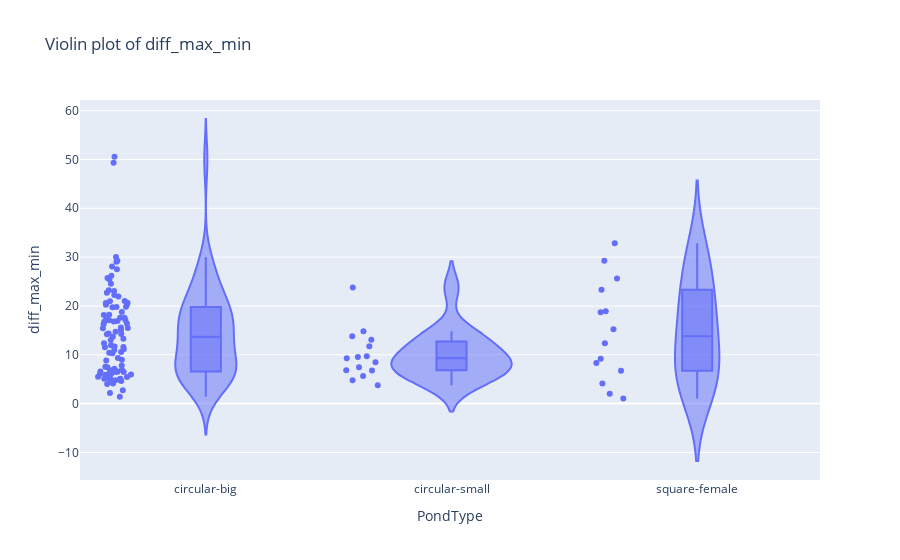
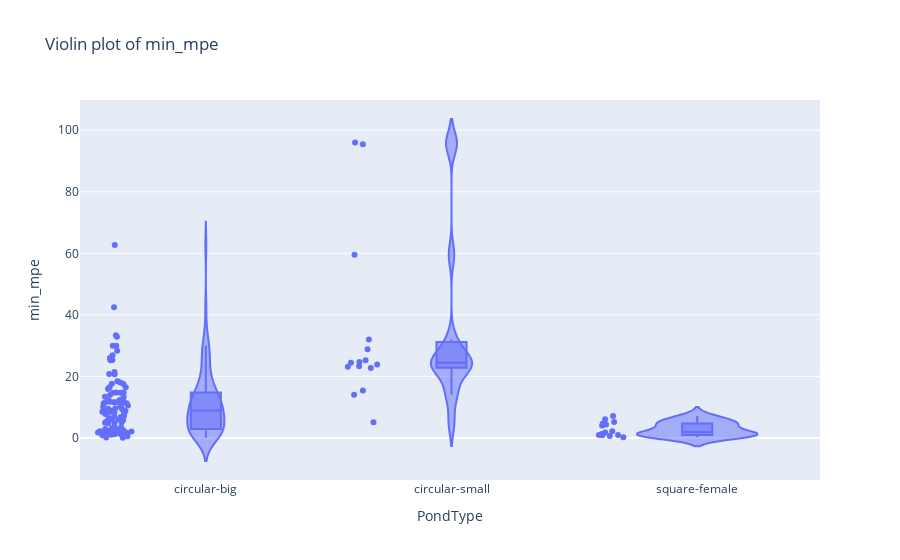
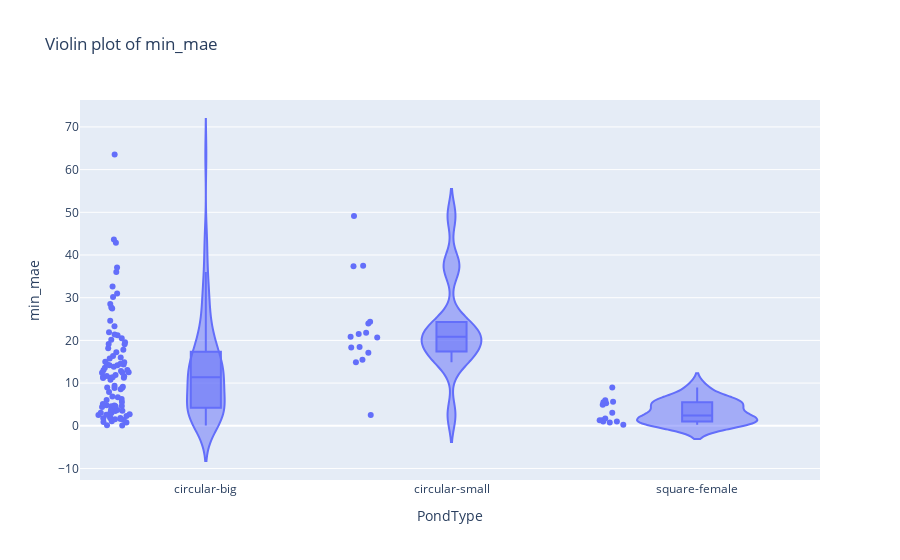
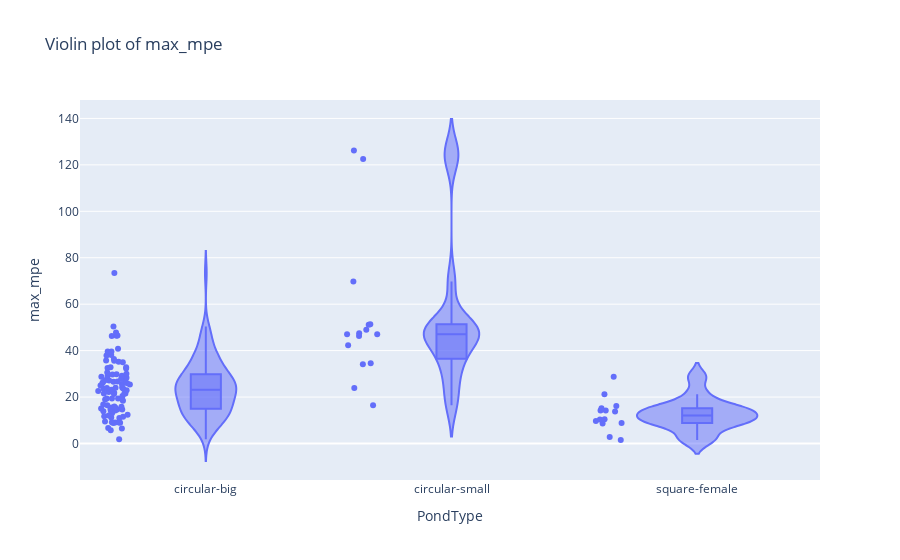

Source (notebook cell) for these figures, in order:
### Code cell
import pandas as pd
import seaborn as sns
import matplotlib.pyplot as plt
from scipy.stats import pearsonr, spearmanr, shapiro, levene
# import pingouin as pg
import statsmodels.api as sm
import numpy as np
import plotly.express as px

# Load your data

# Calculate expert averages and standard deviations
df['expert_mean'] = df[['Length_1', 'Length_2', 'Length_3']].median(axis=1)
df['expert_std'] = df[['Length_1', 'Length_2', 'Length_3']].std(axis=1)

df['expert_max'] = df[['Length_1', 'Length_2', 'Length_3']].max(axis=1)
df['expert_min'] = df[['Length_1', 'Length_2', 'Length_3']].min(axis=1)

#diffrence in pixels between the min and max of Length_1_pixels, Length_2_pixels, Length_3_pixels

df['diff_max_min'] =abs(df[['Length_1', 'Length_2', 'Length_3']].max(axis=1) - df[['Length_1', 'Length_2', 'Length_3']].min(axis=1))

print(f'mean difference between min max' ,df['diff_max_min'].mean())
print(f'std  difference between min max ',df['diff_max_min'].std())


#violoin plot of the difference between the min and max of the three measurements
fig = px.violin(df,
                x='PondType', 
                y='diff_max_min', 
                box=True,  # Include box plot
                points="all",  # Show all points
                hover_data=['Label', 'PrawnID'],  # Include hover data
                title=f'Violin plot of diff_max_min',)
#Save the plot to png
fig.write_image(f'violin carapace diff_max_min.png')
fig.show()

#how many Length_ground_truth_annotation(mm) in comparison with lengthe_1, length_2, length_3 bigger than 50%

# df['difference_mean_annotation_expert'] = abs(df['Length_ground_truth_annotation(mm)'] - df['expert_mean']/df['Length_ground_truth_annotation(mm)']) 
# df['difference_max_annotation_expert'] = abs(df['Length_ground_truth_annotation(mm)'] - df['expert_max']/df['Length_ground_truth_annotation(mm)'])
# df['difference_min_annotation_expert'] = abs(df['Length_ground_truth_annotation(mm)'] - df['expert_min']/df['Length_ground_truth_annotation(mm)'])

# df['min difference'] = df[['difference_mean_annotation_expert', 'difference_max_annotation_expert', 'difference_min_annotation_expert']].min(axis=1)
# df['max_difference'] = df[['difference_mean_annotation_expert', 'difference_max_annotation_expert', 'difference_min_annotation_expert']].max(axis=1)    


# df['difference_max_annotation_expert'] = abs(df['Length_ground_truth_annotation(mm)'] - df['expert_max']/df['Length_ground_truth_annotation(mm)'])

# df['difference_min_annotation_expert'] = abs(df['Length_ground_truth_annotation(mm)'] - df['expert_min']/df['Length_ground_truth_annotation(mm)'])
#violin difference_annotation_expert
# fig = px.violin(df,
#                 x='Pond_Type',
#                 y='min difference',
#                 box=True,  # Include box plot
#                 points="all",  # Show all points
#                 hover_data=['Label', 'PrawnID'],  # Include hover data
#                 title=f'Violin plot of difference_annotation_expert',)
# #Save the plot to png
# fig.write_image(f'violin carapace difference_annotation_expert.png')
# fig.show()




# Calculate differences
# df['diff_mean'] =abs(df['Length_fov(mm)'] - df['expert_mean'])
# df['diff_max'] =abs(df['Length_fov(mm)'] - df['expert_max'])
# df['diff_min'] =abs(df['Length_fov(mm)'] - df['expert_min'])

# df['the_min_diff'] = df[['diff_mean', 'diff_max', 'diff_min']].min(axis=1)


#the length measurement of the the_min_diff
# df['the_min_diff_length'] =df['Length_fov(mm)'] - df['the_min_diff']

#the length measurement of the the_max_diff
#percent error of the the_min_diff


# df['org_min_diff'] = [
#     df['Length_fov(mm)'].iloc[i] - df['the_min_diff'].iloc[i] 
#     if df['the_min_diff'].iloc[i] > 0 
#     else df['Length_fov(mm)'].iloc[i] + abs(df['the_min_diff'].iloc[i]) 
#     for i in range(len(df))
# ]


# df['min difference']=df[['Error_percentage_distance_mm_ground_min', 'Error_percentage_distance_mm_ground_max','Error_percentage_distance_mm_ground_median']].min(axis=1)

# Calculate the percentage error
# df['the_min_diff_percentage_error'] = (df['the_min_diff'].abs() / df['org_min_diff'].abs()) * 100

# # Cap the error at 100%
# df['the_min_diff_percentage_error'] = df['the_min_diff_percentage_error'].apply(lambda x: min(x, 100))

# the percentage error of the the_min_diff when smaller than 100%
# df['the_min_diff_percentage_error'] = df['the_min_diff_percentage_error']
df['min_mpe']=df[['Error_percentage_min_box_fov','Error_percentage_max_box_fov','Error_percentage_median_box_fov']].min(axis=1)

df['min_mae']=df[['Abs_error_min_box_fov','Abs_error_max_box_fov','Abs_error_median_box_fov']].min(axis=1)

df['max_mpe']=df[['Error_percentage_min_box_fov','Error_percentage_max_box_fov','Error_percentage_median_box_fov']].max(axis=1)

df['max_mae']=df[['Abs_error_min_box_fov','Abs_error_max_box_fov','Abs_error_median_box_fov']].max(axis=1)    


df['min_mpe_pixels']=df[['Error_percentage_min_box_pixels','Error_percentage_max_box_pixels','Error_percentage_median_box_pixels']].min(axis=1)

df['min_mae_pixels']=df[['Abs_error_min_box_pixels','Abs_error_max_box_pixels','Abs_error_median_box_pixels']].min(axis=1)

df['max_mpe_pixels']=df[['Error_percentage_min_box_pixels','Error_percentage_max_box_pixels','Error_percentage_median_box_pixels']].max(axis=1)

df['max_mae_pixels']=df[['Abs_error_min_box_pixels','Abs_error_max_box_pixels','Abs_error_median_box_pixels']].max(axis=1)


# Create a violin plot using plotly
import plotly.express as px
#violin plots wiht plotly for mean percentage error and MAE
for error in ['min_mpe', 'min_mae', 'max_mpe', 'max_mae']:
        # Create a violin plot using plotly 
    fig = px.violin(df,
                    x='PondType', 
                    y=error, 
                    box=True,  # Include box plot
                    points="all",  # Show all points
                    hover_data=['Label', 'PrawnID'],  # Include hover data
                    title=f'Violin plot of {error}',)
    #Save the plot to png
    fig.write_image(f'violin full {error}_.png')
    fig.show()

#change name of each pond type if test-car change to square-female if test-right change to circular big male if test-left change to circular small mal




# #scatter plot the_min_diff_percentage_error and  difference_annotation_expert plotly
# fig = px.scatter(df, x='min_mpe', y='min difference', color='Pond_Type', hover_data=['Label', 'PrawnID'])
# #add title
# fig.update_layout(title='min_mpe vs. difference_annotation_expert')

# #save the plot to png
# fig.write_image('the_min_diff_percentage_error vs. difference_annotation_expert.png')
# # Add a trendline


# fig.show()


# #scatter plot the_min_diff_percentage_error and  pose_eval_iou plotly
# fig = px.scatter(df, x='min_mpe', y='pose_eval_iou', color='Pond_Type', hover_data=['Label', 'PrawnID'])
# #add title
# fig.update_layout(title='min_mpe vs. pose_eval_iou')

# #save the plot to png
# fig.write_image('the_min_diff_percentage_error vs. pose_eval_iou.png')
# # Add a trendline
# fig.show()

#scatter plot between min_mpe and height
fig = px.scatter(df, x='Height_mm', y='min_mpe', hover_data=['Label', 'PrawnID'])
#add title
fig.update_layout(title='min_mpe vs. Height')

#save the plot to png
fig.write_image('full body_ min_mpe vs. Height.png')
# Add a trendline
fig.show()




# Normality Test

### Figure 1 — Plotly figure (JSON) as saved in the notebook; plotly's stock layout.template omitted (floating-point values rounded to 4 significant figures; data arrays with more than 128 entries replaced by an {"elided": "..."} marker saying what was removed)
{"data": [{"alignmentgroup": "True", "box": {"visible": true}, "customdata": {"elided": "122x2 str values"}, "hovertemplate": "PondType=%{x}<br>diff_max_min=%{y}<br>Label=%{customdata[0]}<br>PrawnID=%{customdata[1]}<extra></extra>", "legendgroup": "", "marker": {"color": "#636efa"}, "name": "", "offsetgroup": "", "orientation": "v", "points": "all", "scalegroup": "True", "showlegend": false, "type": "violin", "x": ["circular-big", "circular-big", "circular-big", "circular-big", "circular-big", "circular-big", "circular-big", "circular-big", "circular-big", "circular-big", "circular-big", "circular-big", "circular-big", "circular-big", "circular-big", "circular-big", "circular-big", "circular-big", "circular-big", "circular-big", "circular-big", "circular-big", "circular-big", "circular-big", "circular-big", "circular-big", "circular-big", "circular-big", "circular-big", "circular-big", "circular-big", "circular-big", "circular-big", "circular-big", "circular-big", "circular-big", "circular-big", "circular-big", "circular-big", "circular-big", "circular-big", "circular-big", "circular-big", "circular-big", "circular-big", "circular-big", "circular-big", "circular-big", "circular-big", "circular-big", "circular-big", "circular-big", "circular-big", "circular-big", "circular-big", "circular-big", "circular-big", "circular-big", "circular-big", "circular-big", "circular-big", "circular-big", "circular-big", "circular-big", "circular-big", "circular-big", "circular-big", "circular-big", "circular-big", "circular-big", "circular-big", "circular-big", "circular-big", "circular-big", "circular-small", "circular-small", "circular-small", "circular-small", "circular-big", "circular-small", "circular-small", "circular-small", "circular-big", "circular-big", "circular-big", "circular-big", "circular-big", "circular-big", "circular-big", "circular-big", "circular-big", "circular-big", "circular-big", "circular-big", "circular-big", "circular-big", "circular-big", "circular-big", "circular-big", "circular-big", "circular-small", "circular-small", "circular-small", "circular-small", "circular-small", "circular-small", "circular-small", "circular-small", "square-female", "square-female", "square-female", "square-female", "square-female", "square-female", "square-female", "square-female", "square-female", "square-female", "square-female", "square-female", "square-female", "square-female"], "x0": " ", "xaxis": "x", "y": [6.559, 15.02, 20.58, 20.37, 12.36, 19.78, 15.44, 15.59, 14.28, 7.781, 14.71, 5.069, 11.67, 4.126, 10.44, 4.032, 21.93, 22.72, 5.935, 13.05, 29.05, 6.549, 6.932, 2.735, 4.65, 5.954, 2.169, 6.111, 7.163, 8.997, 11.13, 10.56, 5.448, 6.823, 17.11, 6.729, 11.54, 9.346, 15.46, 13.3, 16.38, 5.482, 8.85, 16.91, 17.26, 19.74, 27.53, 16.75, 22.27, 25.73, 14.35, 1.425, 6.476, 7.55, 11.95, 18.73, 16.24, 21.0, 20.96, 20.68, 49.34, 26.16, 50.56, 7.437, 13.68, 11.59, 30, 18.12, 6.497, 4.863, 24.55, 25.47, 29.27, 17.07, 7.448, 13.06, 5.665, 6.803, 28.08, 14.8, 23.76, 4.762, 23.2, 19.82, 6.548, 20.26, 18.21, 17.59, 6.284, 5.08, 6.06, 4.806, 17.61, 4.947, 23.06, 14.21, 5.42, 10.33, 16.81, 11.0, 8.495, 6.849, 3.783, 9.707, 11.77, 9.29, 9.537, 13.77, 18.69, 23.32, 6.753, 18.9, 29.24, 12.35, 4.143, 8.311, 2.044, 32.86, 25.59, 1.056, 15.24, 9.167], "y0": " ", "yaxis": "y"}], "layout": {"legend": {"tracegroupgap": 0}, "title": {"text": "Violin plot of diff_max_min"}, "violinmode": "group", "xaxis": {"anchor": "y", "domain": [0, 1], "title": {"text": "PondType"}}, "yaxis": {"anchor": "x", "domain": [0, 1], "title": {"text": "diff_max_min"}}}}

### Figure 2 — Plotly figure (JSON) as saved in the notebook; plotly's stock layout.template omitted (floating-point values rounded to 4 significant figures; data arrays with more than 128 entries replaced by an {"elided": "..."} marker saying what was removed)
{"data": [{"alignmentgroup": "True", "box": {"visible": true}, "customdata": {"elided": "122x2 str values"}, "hovertemplate": "PondType=%{x}<br>min_mpe=%{y}<br>Label=%{customdata[0]}<br>PrawnID=%{customdata[1]}<extra></extra>", "legendgroup": "", "marker": {"color": "#636efa"}, "name": "", "offsetgroup": "", "orientation": "v", "points": "all", "scalegroup": "True", "showlegend": false, "type": "violin", "x": ["circular-big", "circular-big", "circular-big", "circular-big", "circular-big", "circular-big", "circular-big", "circular-big", "circular-big", "circular-big", "circular-big", "circular-big", "circular-big", "circular-big", "circular-big", "circular-big", "circular-big", "circular-big", "circular-big", "circular-big", "circular-big", "circular-big", "circular-big", "circular-big", "circular-big", "circular-big", "circular-big", "circular-big", "circular-big", "circular-big", "circular-big", "circular-big", "circular-big", "circular-big", "circular-big", "circular-big", "circular-big", "circular-big", "circular-big", "circular-big", "circular-big", "circular-big", "circular-big", "circular-big", "circular-big", "circular-big", "circular-big", "circular-big", "circular-big", "circular-big", "circular-big", "circular-big", "circular-big", "circular-big", "circular-big", "circular-big", "circular-big", "circular-big", "circular-big", "circular-big", "circular-big", "circular-big", "circular-big", "circular-big", "circular-big", "circular-big", "circular-big", "circular-big", "circular-big", "circular-big", "circular-big", "circular-big", "circular-big", "circular-big", "circular-small", "circular-small", "circular-small", "circular-small", "circular-big", "circular-small", "circular-small", "circular-small", "circular-big", "circular-big", "circular-big", "circular-big", "circular-big", "circular-big", "circular-big", "circular-big", "circular-big", "circular-big", "circular-big", "circular-big", "circular-big", "circular-big", "circular-big", "circular-big", "circular-big", "circular-big", "circular-small", "circular-small", "circular-small", "circular-small", "circular-small", "circular-small", "circular-small", "circular-small", "square-female", "square-female", "square-female", "square-female", "square-female", "square-female", "square-female", "square-female", "square-female", "square-female", "square-female", "square-female", "square-female", "square-female"], "x0": " ", "xaxis": "x", "y": [5.945, 8.455, 1.515, 6.792, 1.158, 2.231, 9.107, 10.57, 13.35, 7.103, 3.193, 1.357, 0.8593, 15.93, 13.91, 12.33, 8.873, 1.067, 20.76, 4.92, 2.262, 4.74, 6.091, 21.43, 29.93, 29.96, 25.23, 17.54, 12.12, 17.59, 7.795, 20.72, 18.4, 8.669, 2.107, 9.617, 14.79, 14.69, 4.785, 2.062, 10.68, 16.42, 8.714, 11.25, 1.694, 1.202, 2.77, 11.28, 5.767, 1.047, 18.0, 28.35, 14.8, 25.76, 25.32, 0.05802, 7.152, 5.254, 1.562, 8.507, 3.016, 11.5, 0.501, 14.71, 2.149, 10.1, 3.55, 1.753, 2.41, 2.895, 6.49, 7.842, 5.046, 1.331, 31.99, 23.83, 25.2, 5.053, 8.25, 23.13, 14.06, 95.47, 12.03, 11.63, 9.445, 0.1041, 11.76, 11.57, 62.68, 16.48, 9.313, 33.4, 2.533, 32.86, 10.05, 26.89, 42.42, 25.99, 13.33, 1.881, 22.7, 95.98, 59.54, 28.81, 24.4, 15.4, 24.69, 23.28, 0.9388, 4.376, 4.706, 1.296, 0.6056, 6.078, 5.158, 0.8809, 0.1974, 7.139, 0.9213, 1.721, 2.124, 4.026], "y0": " ", "yaxis": "y"}], "layout": {"legend": {"tracegroupgap": 0}, "title": {"text": "Violin plot of min_mpe"}, "violinmode": "group", "xaxis": {"anchor": "y", "domain": [0, 1], "title": {"text": "PondType"}}, "yaxis": {"anchor": "x", "domain": [0, 1], "title": {"text": "min_mpe"}}}}

### Figure 3 — Plotly figure (JSON) as saved in the notebook; plotly's stock layout.template omitted (floating-point values rounded to 4 significant figures; data arrays with more than 128 entries replaced by an {"elided": "..."} marker saying what was removed)
{"data": [{"alignmentgroup": "True", "box": {"visible": true}, "customdata": {"elided": "122x2 str values"}, "hovertemplate": "PondType=%{x}<br>min_mae=%{y}<br>Label=%{customdata[0]}<br>PrawnID=%{customdata[1]}<extra></extra>", "legendgroup": "", "marker": {"color": "#636efa"}, "name": "", "offsetgroup": "", "orientation": "v", "points": "all", "scalegroup": "True", "showlegend": false, "type": "violin", "x": ["circular-big", "circular-big", "circular-big", "circular-big", "circular-big", "circular-big", "circular-big", "circular-big", "circular-big", "circular-big", "circular-big", "circular-big", "circular-big", "circular-big", "circular-big", "circular-big", "circular-big", "circular-big", "circular-big", "circular-big", "circular-big", "circular-big", "circular-big", "circular-big", "circular-big", "circular-big", "circular-big", "circular-big", "circular-big", "circular-big", "circular-big", "circular-big", "circular-big", "circular-big", "circular-big", "circular-big", "circular-big", "circular-big", "circular-big", "circular-big", "circular-big", "circular-big", "circular-big", "circular-big", "circular-big", "circular-big", "circular-big", "circular-big", "circular-big", "circular-big", "circular-big", "circular-big", "circular-big", "circular-big", "circular-big", "circular-big", "circular-big", "circular-big", "circular-big", "circular-big", "circular-big", "circular-big", "circular-big", "circular-big", "circular-big", "circular-big", "circular-big", "circular-big", "circular-big", "circular-big", "circular-big", "circular-big", "circular-big", "circular-big", "circular-small", "circular-small", "circular-small", "circular-small", "circular-big", "circular-small", "circular-small", "circular-small", "circular-big", "circular-big", "circular-big", "circular-big", "circular-big", "circular-big", "circular-big", "circular-big", "circular-big", "circular-big", "circular-big", "circular-big", "circular-big", "circular-big", "circular-big", "circular-big", "circular-big", "circular-big", "circular-small", "circular-small", "circular-small", "circular-small", "circular-small", "circular-small", "circular-small", "circular-small", "square-female", "square-female", "square-female", "square-female", "square-female", "square-female", "square-female", "square-female", "square-female", "square-female", "square-female", "square-female", "square-female", "square-female"], "x0": " ", "xaxis": "x", "y": [4.731, 10.76, 1.776, 9.115, 1.047, 3.528, 8.822, 12.55, 16.32, 8.966, 4.611, 1.829, 0.9059, 14.2, 15.76, 14.15, 12.4, 1.375, 17.21, 4.552, 3.685, 5.555, 6.878, 20.52, 32.64, 31.0, 27.68, 21.9, 14.37, 21.18, 8.923, 24.62, 23.33, 11.39, 3.05, 12.82, 20.16, 14.56, 6.054, 3.16, 13.82, 21.36, 9.383, 15.02, 2.273, 1.603, 3.728, 11.62, 5.118, 1.507, 19.1, 37.07, 17.78, 18.19, 30.16, 0.06794, 8.535, 6.703, 2.09, 12.4, 4.408, 11.4, 0.7753, 19.54, 2.696, 11.24, 4.546, 2.528, 3.472, 4.815, 7.936, 11.22, 6.286, 1.766, 24.39, 17.09, 21.47, 2.509, 11.68, 18.47, 14.88, 37.39, 11.91, 14.44, 11.2, 0.1318, 14.86, 12.99, 63.54, 19.13, 13.06, 36.01, 2.582, 42.89, 15.98, 28.51, 43.65, 27.46, 13.62, 2.999, 21.8, 49.15, 37.46, 20.66, 18.35, 20.88, 15.47, 23.97, 0.9973, 5.526, 4.937, 1.323, 0.7758, 5.998, 5.631, 1.009, 0.2433, 8.935, 1.293, 1.711, 3.061, 5.284], "y0": " ", "yaxis": "y"}], "layout": {"legend": {"tracegroupgap": 0}, "title": {"text": "Violin plot of min_mae"}, "violinmode": "group", "xaxis": {"anchor": "y", "domain": [0, 1], "title": {"text": "PondType"}}, "yaxis": {"anchor": "x", "domain": [0, 1], "title": {"text": "min_mae"}}}}

### Figure 4 — Plotly figure (JSON) as saved in the notebook; plotly's stock layout.template omitted (floating-point values rounded to 4 significant figures; data arrays with more than 128 entries replaced by an {"elided": "..."} marker saying what was removed)
{"data": [{"alignmentgroup": "True", "box": {"visible": true}, "customdata": {"elided": "122x2 str values"}, "hovertemplate": "PondType=%{x}<br>max_mpe=%{y}<br>Label=%{customdata[0]}<br>PrawnID=%{customdata[1]}<extra></extra>", "legendgroup": "", "marker": {"color": "#636efa"}, "name": "", "offsetgroup": "", "orientation": "v", "points": "all", "scalegroup": "True", "showlegend": false, "type": "violin", "x": ["circular-big", "circular-big", "circular-big", "circular-big", "circular-big", "circular-big", "circular-big", "circular-big", "circular-big", "circular-big", "circular-big", "circular-big", "circular-big", "circular-big", "circular-big", "circular-big", "circular-big", "circular-big", "circular-big", "circular-big", "circular-big", "circular-big", "circular-big", "circular-big", "circular-big", "circular-big", "circular-big", "circular-big", "circular-big", "circular-big", "circular-big", "circular-big", "circular-big", "circular-big", "circular-big", "circular-big", "circular-big", "circular-big", "circular-big", "circular-big", "circular-big", "circular-big", "circular-big", "circular-big", "circular-big", "circular-big", "circular-big", "circular-big", "circular-big", "circular-big", "circular-big", "circular-big", "circular-big", "circular-big", "circular-big", "circular-big", "circular-big", "circular-big", "circular-big", "circular-big", "circular-big", "circular-big", "circular-big", "circular-big", "circular-big", "circular-big", "circular-big", "circular-big", "circular-big", "circular-big", "circular-big", "circular-big", "circular-big", "circular-big", "circular-small", "circular-small", "circular-small", "circular-small", "circular-big", "circular-small", "circular-small", "circular-small", "circular-big", "circular-big", "circular-big", "circular-big", "circular-big", "circular-big", "circular-big", "circular-big", "circular-big", "circular-big", "circular-big", "circular-big", "circular-big", "circular-big", "circular-big", "circular-big", "circular-big", "circular-big", "circular-small", "circular-small", "circular-small", "circular-small", "circular-small", "circular-small", "circular-small", "circular-small", "square-female", "square-female", "square-female", "square-female", "square-female", "square-female", "square-female", "square-female", "square-female", "square-female", "square-female", "square-female", "square-female", "square-female"], "x0": " ", "xaxis": "x", "y": [15.46, 22.97, 23.14, 25.9, 9.04, 16.85, 29.8, 27.28, 28.35, 14.14, 14.9, 1.881, 8.989, 21.56, 25.48, 16.42, 29.13, 15.05, 30.08, 22.15, 18.95, 10.94, 13.03, 25.0, 35.71, 37.9, 27.75, 23.6, 19.33, 27.09, 19.4, 32.5, 23.72, 14.62, 6.451, 15.44, 25.41, 26.63, 19.37, 11.76, 26.74, 21.55, 18.45, 27.39, 9.114, 15.97, 29.2, 32.89, 22.63, 9.045, 36.44, 29.77, 21.34, 40.83, 39.3, 11.51, 24.04, 26.0, 20.43, 26.44, 46.41, 13.88, 47.77, 21.52, 14.65, 22.89, 35.23, 12.37, 6.621, 5.654, 11.18, 12.11, 24.11, 8.805, 46.28, 51.39, 34.12, 16.49, 35.04, 51.13, 47.09, 122.5, 46.33, 32.84, 15.84, 18.91, 30.57, 32.29, 73.44, 21.81, 14.25, 39.62, 23.94, 38.1, 28.72, 46.53, 50.34, 39.64, 35.65, 9.429, 34.6, 126.2, 69.75, 48.98, 47.47, 23.88, 47.09, 42.3, 14.16, 13.75, 10.47, 9.694, 28.8, 21.25, 8.625, 8.776, 1.486, 15.14, 16.2, 2.754, 14.2, 10.29], "y0": " ", "yaxis": "y"}], "layout": {"legend": {"tracegroupgap": 0}, "title": {"text": "Violin plot of max_mpe"}, "violinmode": "group", "xaxis": {"anchor": "y", "domain": [0, 1], "title": {"text": "PondType"}}, "yaxis": {"anchor": "x", "domain": [0, 1], "title": {"text": "max_mpe"}}}}
